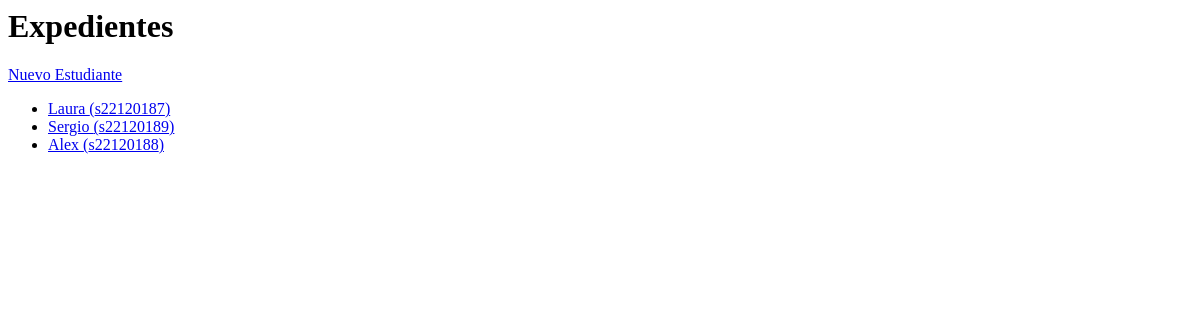
The app's page /expedientes/, older data.
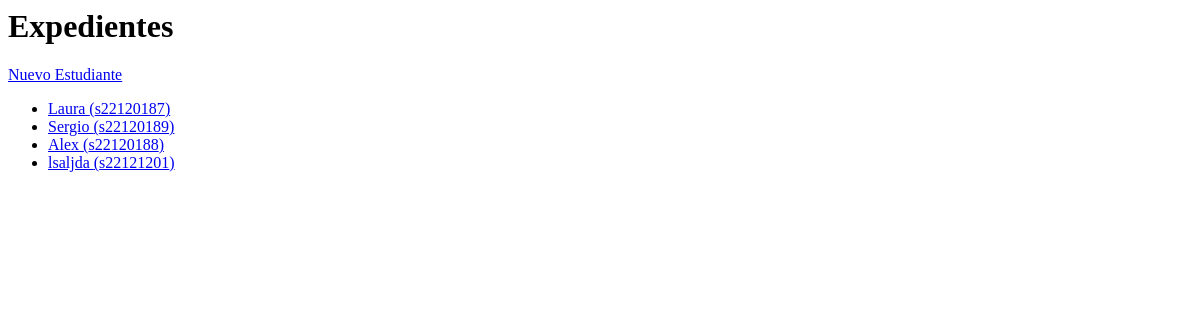
The same page, newer data.
### expedientes/models.py (models this page shows, shortened)
class Estudiante(models.Model):
    nombre = models.CharField(max_length=100)
    matricula = models.CharField(max_length=20, unique=True)

### expedientes/views.py (the view)
# urls.py: path("", EstudianteListView.as_view(), name="expediente_list"),
class EstudianteListView(ListView):
    model = Estudiante
    template_name = "expedientes/estudiante_list.html"

### expedientes/templates/expedientes/estudiante_list.html (shortened to what this page needs)
<h1>Expedientes</h1>
<a href="{% url 'expediente_create' %}">Nuevo Estudiante</a>
<ul>
{% for estudiante in object_list %}
  <li>
    <a href="{% url 'estudiante_detail' estudiante.pk %}">
      {{ estudiante.nombre }} ({{ estudiante.matricula }})
    </a>
  </li>
{% endfor %}
</ul>

Row changes from the older to the newer data that the page shows:
added Estudiante: nombre "lsaljda", matricula "s22121201"
